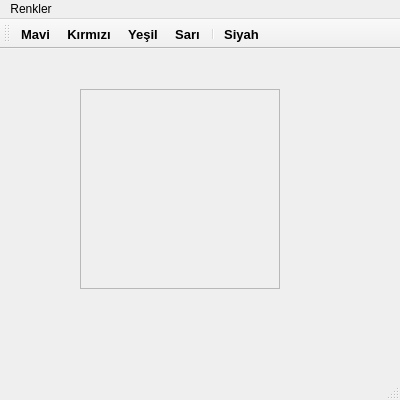
<?xml version="1.0" encoding="UTF-8"?>
<ui version="4.0">
 <class>MainWindow</class>
 <widget class="QMainWindow" name="MainWindow">
  <property name="geometry">
   <rect>
    <x>0</x>
    <y>0</y>
    <width>400</width>
    <height>400</height>
   </rect>
  </property>
  <property name="windowTitle">
   <string>Ders=11</string>
  </property>
  <widget class="QWidget" name="centralwidget">
   <widget class="QFrame" name="frame_show">
    <property name="geometry">
     <rect>
      <x>80</x>
      <y>40</y>
      <width>200</width>
      <height>200</height>
     </rect>
    </property>
    <property name="styleSheet">
     <string notr="true">border-image: url(:/icons/icons/Onur_Karaguler.png);</string>
    </property>
    <property name="frameShape">
     <enum>QFrame::StyledPanel</enum>
    </property>
    <property name="frameShadow">
     <enum>QFrame::Raised</enum>
    </property>
   </widget>
  </widget>
  <widget class="QMenuBar" name="menubar">
   <property name="geometry">
    <rect>
     <x>0</x>
     <y>0</y>
     <width>400</width>
     <height>21</height>
    </rect>
   </property>
   <widget class="QMenu" name="menuRenkler">
    <property name="title">
     <string>Renkler</string>
    </property>
    <addaction name="action_blue"/>
    <addaction name="separator"/>
    <addaction name="action_red"/>
    <addaction name="action_green"/>
   </widget>
   <addaction name="menuRenkler"/>
  </widget>
  <widget class="QToolBar" name="toolBar">
   <property name="windowTitle">
    <string>toolBar</string>
   </property>
   <property name="iconSize">
    <size>
     <width>36</width>
     <height>36</height>
    </size>
   </property>
   <property name="toolButtonStyle">
    <enum>Qt::ToolButtonTextUnderIcon</enum>
   </property>
   <attribute name="toolBarArea">
    <enum>TopToolBarArea</enum>
   </attribute>
   <attribute name="toolBarBreak">
    <bool>false</bool>
   </attribute>
   <addaction name="action_blue"/>
   <addaction name="action_red"/>
   <addaction name="action_green"/>
   <addaction name="action_yellow"/>
   <addaction name="separator"/>
   <addaction name="action_black_white"/>
  </widget>
  <widget class="QStatusBar" name="statusBar">
   <property name="font">
    <font>
     <pointsize>10</pointsize>
     <weight>75</weight>
     <bold>true</bold>
    </font>
   </property>
  </widget>
  <action name="action_blue">
   <property name="icon">
    <iconset resource="icons.qrc">
     <normaloff>:/icons/icons/2.png</normaloff>:/icons/icons/2.png</iconset>
   </property>
   <property name="text">
    <string>Mavi</string>
   </property>
   <property name="toolTip">
    <string>Mavi kuşu seç</string>
   </property>
   <property name="font">
    <font>
     <pointsize>10</pointsize>
     <weight>75</weight>
     <bold>true</bold>
    </font>
   </property>
   <property name="shortcut">
    <string>Shift+B</string>
   </property>
  </action>
  <action name="action_red">
   <property name="icon">
    <iconset resource="icons.qrc">
     <normaloff>:/icons/icons/1.png</normaloff>:/icons/icons/1.png</iconset>
   </property>
   <property name="text">
    <string>Kırmızı</string>
   </property>
   <property name="toolTip">
    <string>Kırmızı kuşu seç</string>
   </property>
   <property name="font">
    <font>
     <pointsize>10</pointsize>
     <weight>75</weight>
     <bold>true</bold>
    </font>
   </property>
  </action>
  <action name="action_green">
   <property name="icon">
    <iconset resource="icons.qrc">
     <normaloff>:/icons/icons/4.png</normaloff>:/icons/icons/4.png</iconset>
   </property>
   <property name="text">
    <string>Yeşil</string>
   </property>
   <property name="toolTip">
    <string>Yeşil kuşu seç</string>
   </property>
   <property name="font">
    <font>
     <pointsize>10</pointsize>
     <weight>75</weight>
     <bold>true</bold>
    </font>
   </property>
   <property name="shortcut">
    <string>Shift+G</string>
   </property>
  </action>
  <action name="action_yellow">
   <property name="icon">
    <iconset resource="icons.qrc">
     <normaloff>:/icons/icons/7.png</normaloff>:/icons/icons/7.png</iconset>
   </property>
   <property name="text">
    <string>Sarı</string>
   </property>
   <property name="toolTip">
    <string>Sarı kuşu seç</string>
   </property>
   <property name="font">
    <font>
     <pointsize>10</pointsize>
     <weight>75</weight>
     <bold>true</bold>
    </font>
   </property>
   <property name="shortcut">
    <string>Shift+Y</string>
   </property>
  </action>
  <action name="action_black_white">
   <property name="checkable">
    <bool>true</bool>
   </property>
   <property name="icon">
    <iconset resource="icons.qrc">
     <normaloff>:/icons/icons/3.png</normaloff>:/icons/icons/3.png</iconset>
   </property>
   <property name="text">
    <string>Siyah</string>
   </property>
   <property name="toolTip">
    <string>Siyah kuşu seç</string>
   </property>
   <property name="font">
    <font>
     <pointsize>10</pointsize>
     <weight>75</weight>
     <bold>true</bold>
    </font>
   </property>
   <property name="shortcut">
    <string>Shift+K</string>
   </property>
  </action>
 </widget>
 <resources>
  <include location="icons.qrc"/>
 </resources>
 <connections/>
</ui>
